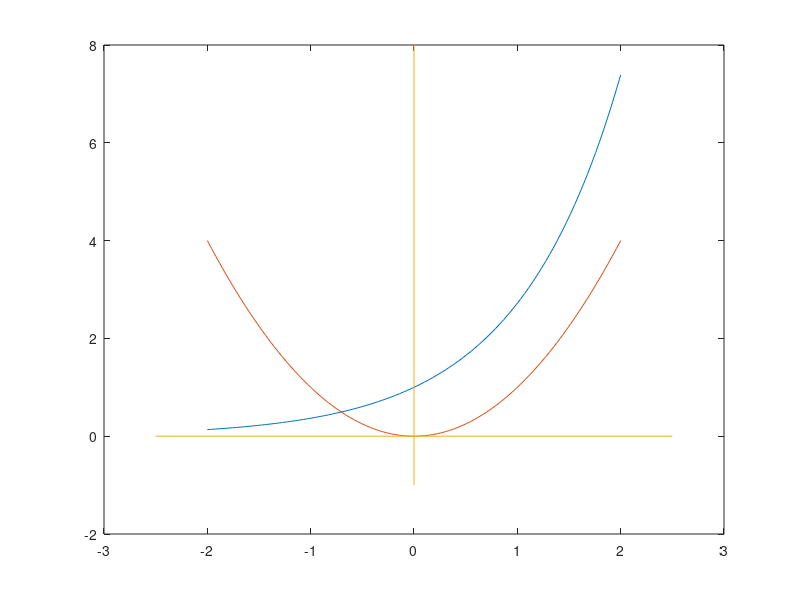

Write MATLAB code to recreate this figure. (Note: this script raises an error after producing the figure.)
%Hanung Yoga Adi Pramono_L0325026
x = linspace(-2,2);
f1 = @(x) exp(x);
f2 = @(x) x.^2;
y1 = f1(x);
y2 = f2(x);
plot(x,y1,x,y2)

line([-2.5,2.5],[0,0])
line([0,0],[-1,8])

gtext('y_1 = e^x')
gtext('y_2 = x^2')
gtext('Akar')
